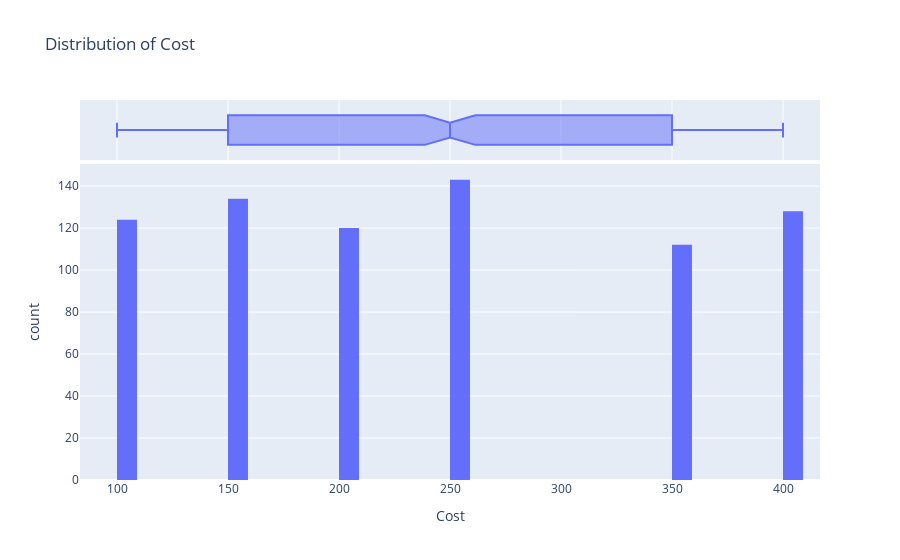
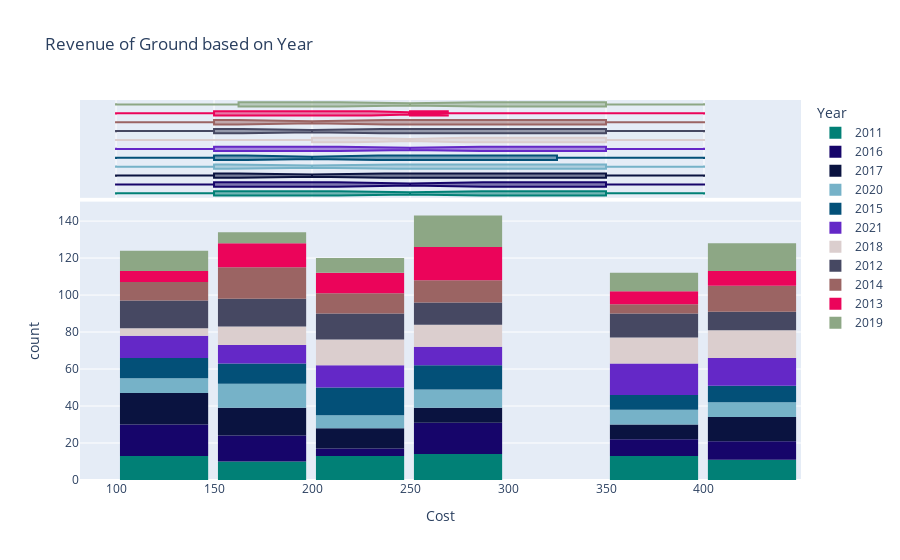
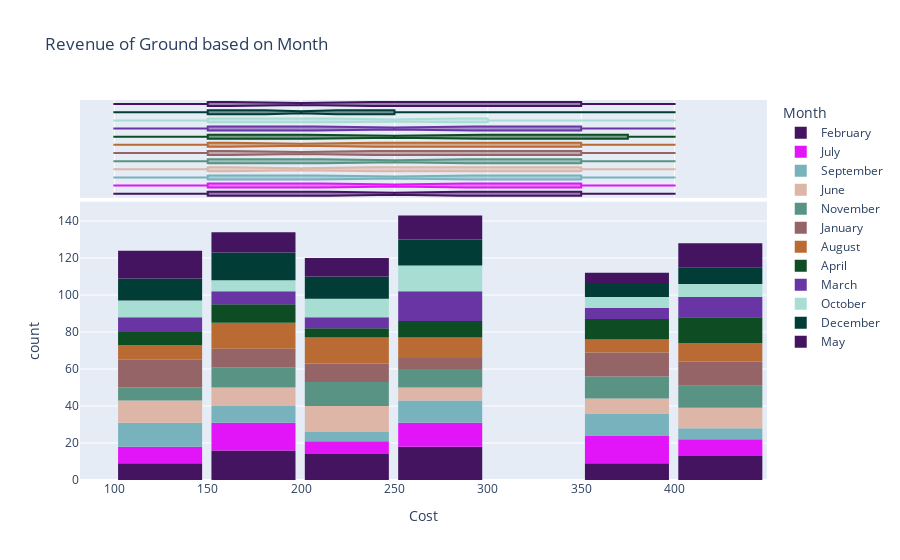
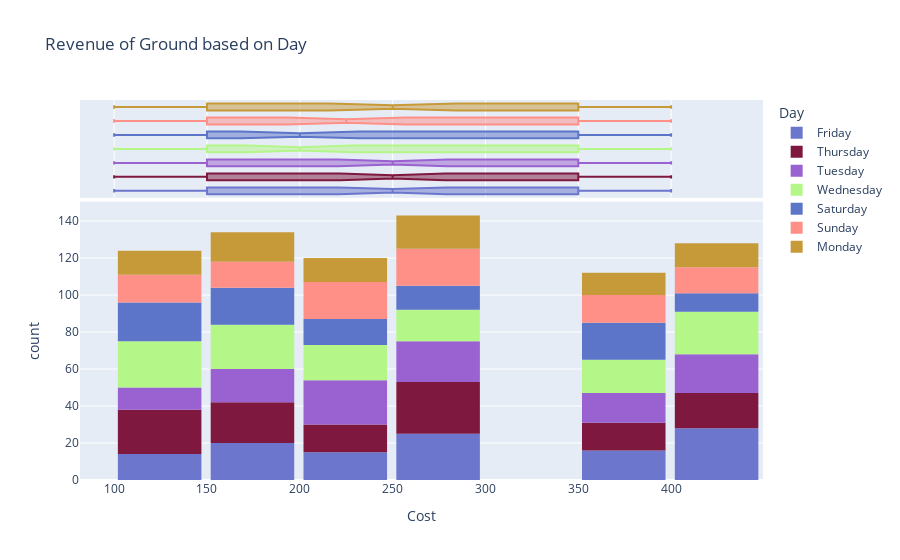

Notebook code for these charts, in order:
### Code cell
AnalyticsPipeline(groundOwner1_df)
